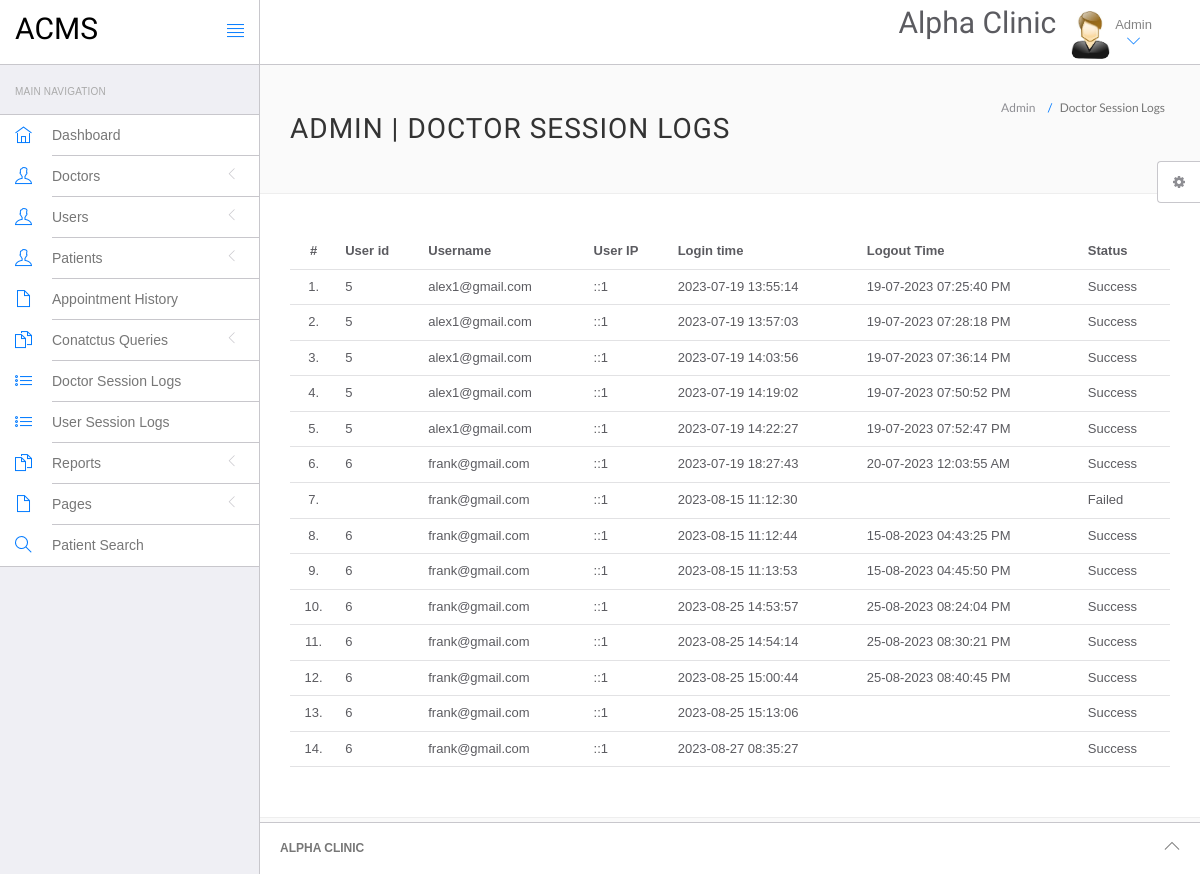
Screenshot of /Clinic/acms/admin/php_admin/doctor-logs.php (signed in) with the database file from the repository.
### tables this page shows
CREATE TABLE `doctorslog` (
  `id` int(11) NOT NULL,
  `uid` int(11) DEFAULT NULL,
  `username` varchar(255) DEFAULT NULL,
  `userip` binary(16) DEFAULT NULL,
  `loginTime` timestamp NULL DEFAULT current_timestamp(),
  `logout` varchar(255) DEFAULT NULL,
  `status` int(11) DEFAULT NULL
);

### Clinic/acms/admin/php_admin/doctor-logs.php (the view, shortened to what this page needs)
<?php
include('include/config.php');
if(strlen($_SESSION['id']==0)) {
 header('location:logout.php');
  } else{
?>
<!DOCTYPE html>
<html lang="en">
	<head>
		<link rel="stylesheet" href="vendor/bootstrap/css/bootstrap.min.css">
		<link rel="stylesheet" href="vendor/fontawesome/css/font-awesome.min.css">
		<link rel="stylesheet" href="vendor/themify-icons/themify-icons.min.css">
		<link href="vendor/animate.css/animate.min.css" rel="stylesheet" media="screen">
		<link href="vendor/perfect-scrollbar/perfect-scrollbar.min.css" rel="stylesheet" media="screen">
		<link href="vendor/switchery/switchery.min.css" rel="stylesheet" media="screen">
		<link href="vendor/bootstrap-touchspin/jquery.bootstrap-touchspin.min.css" rel="stylesheet" media="screen">
		<link href="vendor/select2/select2.min.css" rel="stylesheet" media="screen">
		<link href="vendor/bootstrap-datepicker/bootstrap-datepicker3.standalone.min.css" rel="stylesheet" media="screen">
		<link href="vendor/bootstrap-timepicker/bootstrap-timepicker.min.css" rel="stylesheet" media="screen">
		<link rel="stylesheet" href="assets/css/styles.css">
		<link rel="stylesheet" href="assets/css/plugins.css">
		<link rel="stylesheet" href="assets/css/themes/theme-1.css" id="skin_color" />
	</head>
	<body>
		<div id="app">
<?php include('include/sidebar.php');?>
			<div class="app-content">
					<?php include('include/header.php');?>
				<div class="main-content" >
					<div class="wrap-content container" id="container">
						<section id="page-title">
							<div class="row">
								<div class="col-sm-8">
									<h1 class="mainTitle">Admin  | Doctor Session Logs</h1>
																	</div>
								<ol class="breadcrumb">
									<li>
										<span>Admin </span>
									</li>
									<li class="active">
										<span>Doctor Session Logs</span>
									</li>
								</ol>
							</div>
						</section>
						<div class="container-fluid container-fullw bg-white">
									<div class="row">
								<div class="col-md-12">
									<table class="table table-hover" id="sample-table-1">
										<thead>
											<tr>
												<th class="center">#</th>
												<th class="hidden-xs">User id</th>
												<th>Username</th>
												<th>User IP</th>
												<th>Login time</th>
												<th>Logout Time </th>
												<th> Status </th>
											</tr>
										</thead>
										<tbody>
<?php
$sql=mysqli_query($con,"select * from doctorslog ");
$cnt=1;
while($row=mysqli_fetch_array($sql))
{
?>
											<tr>
												<td class="center"><?php echo $cnt;?>.</td>
												<td class="hidden-xs"><?php echo $row['uid'];?></td>
												<td class="hidden-xs"><?php echo $row['username'];?></td>
												<td><?php echo $row['userip'];?></td>
												<td><?php echo $row['loginTime'];?></td>
												<td><?php echo $row['logout'];?>
												</td>
												<td>
<?php if($row['status']==1)
{
	echo "Success";
}
else
{
	echo "Failed";
}?>
</td>
											</tr>
											<?php
$cnt=$cnt+1;
											 }?>
										</tbody>
									</table>
								</div>
							</div>
								</div>
					</div>
				</div>
			</div>
	<?php include('include/footer.php');?>
	<?php include('include/setting.php');?>
		</div>
	</body>
</html>
<?php } ?>

### Clinic/acms/admin/php_admin/assets/css/themes/theme-1.css (style rules this page uses)
body { background: #FAFAFA; }

### rows the page displays
doctorslog: uid "5", username "alex1@gmail.com", userip "::1", loginTime "2023-07-19 13:55:14", logout "19-07-2023 07:25:40 PM", status "Success"
doctorslog: uid "5", username "alex1@gmail.com", userip "::1", loginTime "2023-07-19 13:57:03", logout "19-07-2023 07:28:18 PM", status "Success"
doctorslog: uid "5", username "alex1@gmail.com", userip "::1", loginTime "2023-07-19 14:03:56", logout "19-07-2023 07:36:14 PM", status "Success"
doctorslog: uid "5", username "alex1@gmail.com", userip "::1", loginTime "2023-07-19 14:19:02", logout "19-07-2023 07:50:52 PM", status "Success"
doctorslog: uid "5", username "alex1@gmail.com", userip "::1", loginTime "2023-07-19 14:22:27", logout "19-07-2023 07:52:47 PM", status "Success"
doctorslog: uid "6", username "frank@gmail.com", userip "::1", loginTime "2023-07-19 18:27:43", logout "20-07-2023 12:03:55 AM", status "Success"
doctorslog: username "frank@gmail.com", userip "::1", loginTime "2023-08-15 11:12:30", status "Failed"
doctorslog: uid "6", username "frank@gmail.com", userip "::1", loginTime "2023-08-15 11:12:44", logout "15-08-2023 04:43:25 PM", status "Success"
doctorslog: uid "6", username "frank@gmail.com", userip "::1", loginTime "2023-08-15 11:13:53", logout "15-08-2023 04:45:50 PM", status "Success"
doctorslog: uid "6", username "frank@gmail.com", userip "::1", loginTime "2023-08-25 14:53:57", logout "25-08-2023 08:24:04 PM", status "Success"
doctorslog: uid "6", username "frank@gmail.com", userip "::1", loginTime "2023-08-25 14:54:14", logout "25-08-2023 08:30:21 PM", status "Success"
doctorslog: uid "6", username "frank@gmail.com", userip "::1", loginTime "2023-08-25 15:00:44", logout "25-08-2023 08:40:45 PM", status "Success"
doctorslog: uid "6", username "frank@gmail.com", userip "::1", loginTime "2023-08-25 15:13:06", status "Success"
doctorslog: uid "6", username "frank@gmail.com", userip "::1", loginTime "2023-08-27 08:35:27", status "Success"
